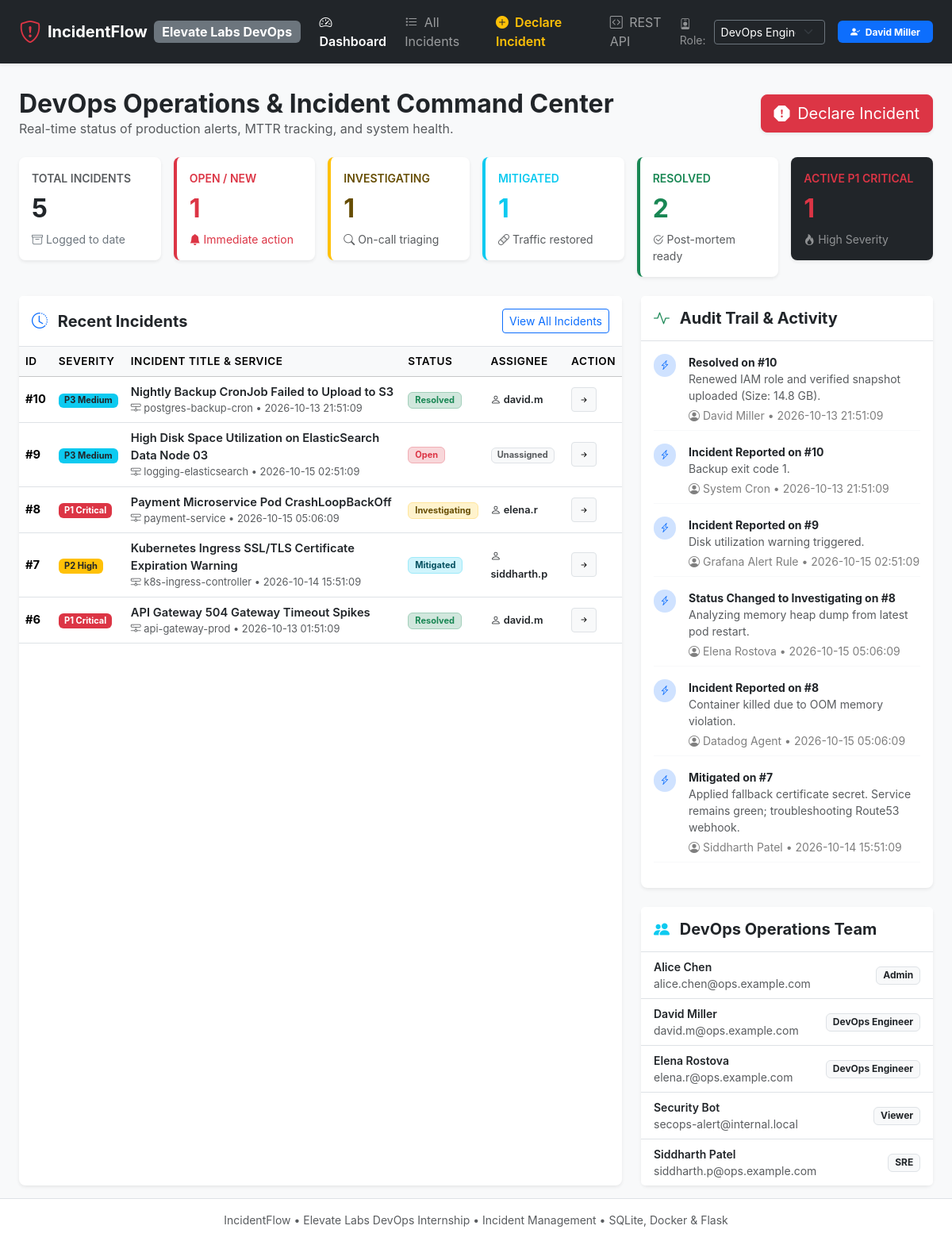
The page / on the database its author committed.
### tables this page shows
CREATE TABLE incidents (
        id INTEGER PRIMARY KEY AUTOINCREMENT,
        title TEXT NOT NULL,
        description TEXT NOT NULL,
        service TEXT NOT NULL,
        severity TEXT NOT NULL CHECK(severity IN ('P1 - Critical', 'P2 - High', 'P3 - Medium', 'P4 - Low')),
        status TEXT NOT NULL CHECK(status IN ('Open', 'Investigating', 'Mitigated', 'Resolved')),
        reporter_name TEXT NOT NULL,
        reporter_email TEXT NOT NULL,
        assigned_to TEXT,
        resolution_notes TEXT,
        created_at TEXT NOT NULL,
        updated_at TEXT NOT NULL,
        resolved_at TEXT
    );

CREATE TABLE incident_logs (
        id INTEGER PRIMARY KEY AUTOINCREMENT,
        incident_id INTEGER NOT NULL,
        action TEXT NOT NULL,
        actor TEXT NOT NULL,
        notes TEXT,
        timestamp TEXT NOT NULL,
        FOREIGN KEY(incident_id) REFERENCES incidents(id) ON DELETE CASCADE
    );

CREATE TABLE users (
        id INTEGER PRIMARY KEY AUTOINCREMENT,
        name TEXT NOT NULL,
        email TEXT NOT NULL UNIQUE,
        role TEXT NOT NULL CHECK(role IN ('Admin', 'DevOps Engineer', 'SRE', 'Viewer')),
        created_at TEXT NOT NULL
    );

### app.py (the view)
@app.route("/")
def dashboard_view():
    conn = models.get_db_connection()
    total_incidents = conn.execute("SELECT COUNT(*) FROM incidents").fetchone()[0]
    open_incidents = conn.execute("SELECT COUNT(*) FROM incidents WHERE status = 'Open'").fetchone()[0]
    investigating = conn.execute("SELECT COUNT(*) FROM incidents WHERE status = 'Investigating'").fetchone()[0]
    mitigated = conn.execute("SELECT COUNT(*) FROM incidents WHERE status = 'Mitigated'").fetchone()[0]
    resolved = conn.execute("SELECT COUNT(*) FROM incidents WHERE status = 'Resolved'").fetchone()[0]
    critical_p1 = conn.execute("SELECT COUNT(*) FROM incidents WHERE severity = 'P1 - Critical' AND status != 'Resolved'").fetchone()[0]
    recent_incidents = conn.execute("SELECT * FROM incidents ORDER BY id DESC LIMIT 5").fetchall()
    recent_logs = conn.execute("""
        SELECT l.*, i.title as incident_title
        FROM incident_logs l
        JOIN incidents i ON l.incident_id = i.id
        ORDER BY l.id DESC LIMIT 6
    """).fetchall()
    users = conn.execute("SELECT * FROM users ORDER BY name ASC").fetchall()
    conn.close()
    metrics = {
        "total": total_incidents,
        "open": open_incidents,
        "investigating": investigating,
        "mitigated": mitigated,
        "resolved": resolved,
        "critical_active": critical_p1
    }
    return render_template("index.html", metrics=metrics, recent_incidents=recent_incidents, recent_logs=recent_logs, users=users)

### templates/index.html (shortened to what this page needs)
{% extends "base.html" %}
{% block content %}
<div class="row align-items-center mb-4">
    <div class="col-md-8">
        <h2 class="fw-bold text-dark mb-0">DevOps Operations & Incident Command Center</h2>
        <p class="text-muted mb-0">Real-time status of production alerts, MTTR tracking, and system health.</p>
    </div>
    <div class="col-md-4 text-md-end mt-3 mt-md-0">
        <a href="{{ url_for('new_incident_view') }}" class="btn btn-danger btn-lg shadow-sm">
            <i class="bi bi-exclamation-octagon-fill me-1"></i> Declare Incident
        </a>
    </div>
</div>
<div class="row g-3 mb-4">
    <div class="col-sm-6 col-xl-2">
        <div class="card border-0 shadow-sm rounded-3 bg-white">
            <div class="card-body p-3">
                <div class="text-muted small text-uppercase fw-semibold">Total Incidents</div>
                <div class="fs-2 fw-bold text-dark mt-1">{{ metrics.total }}</div>
                <div class="text-secondary small mt-1"><i class="bi bi-archive"></i> Logged to date</div>
            </div>
        </div>
    </div>
    <div class="col-sm-6 col-xl-2">
        <div class="card border-0 shadow-sm rounded-3 border-start border-danger border-4 bg-white">
            <div class="card-body p-3">
                <div class="text-danger small text-uppercase fw-semibold">Open / New</div>
                <div class="fs-2 fw-bold text-danger mt-1">{{ metrics.open }}</div>
                <div class="text-danger small mt-1"><i class="bi bi-bell-fill"></i> Immediate action</div>
            </div>
        </div>
    </div>
    <div class="col-sm-6 col-xl-2">
        <div class="card border-0 shadow-sm rounded-3 border-start border-warning border-4 bg-white">
            <div class="card-body p-3">
                <div class="text-warning-emphasis small text-uppercase fw-semibold">Investigating</div>
                <div class="fs-2 fw-bold text-warning-emphasis mt-1">{{ metrics.investigating }}</div>
                <div class="text-muted small mt-1"><i class="bi bi-search"></i> On-call triaging</div>
            </div>
        </div>
    </div>
    <div class="col-sm-6 col-xl-2">
        <div class="card border-0 shadow-sm rounded-3 border-start border-info border-4 bg-white">
            <div class="card-body p-3">
                <div class="text-info small text-uppercase fw-semibold">Mitigated</div>
                <div class="fs-2 fw-bold text-info mt-1">{{ metrics.mitigated }}</div>
                <div class="text-muted small mt-1"><i class="bi bi-bandaid"></i> Traffic restored</div>
            </div>
        </div>
    </div>
    <div class="col-sm-6 col-xl-2">
        <div class="card border-0 shadow-sm rounded-3 border-start border-success border-4 bg-white">
            <div class="card-body p-3">
                <div class="text-success small text-uppercase fw-semibold">Resolved</div>
                <div class="fs-2 fw-bold text-success mt-1">{{ metrics.resolved }}</div>
                <div class="text-muted small mt-1"><i class="bi bi-check2-circle"></i> Post-mortem ready</div>
            </div>
        </div>
    </div>
    <div class="col-sm-6 col-xl-2">
        <div class="card border-0 shadow-sm rounded-3 bg-dark text-white">
            <div class="card-body p-3">
                <div class="text-danger small text-uppercase fw-semibold">Active P1 Critical</div>
                <div class="fs-2 fw-bold text-danger mt-1">{{ metrics.critical_active }}</div>
                <div class="text-white-50 small mt-1"><i class="bi bi-fire"></i> High Severity</div>
            </div>
        </div>
    </div>
</div>
<div class="row g-4">
    <div class="col-lg-8">
        <div class="card border-0 shadow-sm rounded-3 h-100">
            <div class="card-header bg-white py-3 border-bottom d-flex justify-content-between align-items-center">
                <h5 class="mb-0 fw-bold"><i class="bi bi-clock-history me-2 text-primary"></i> Recent Incidents</h5>
                <a href="{{ url_for('incidents_view') }}" class="btn btn-sm btn-outline-primary">View All Incidents</a>
            </div>
            <div class="table-responsive">
                <table class="table table-hover align-middle mb-0">
                    <thead class="table-light">
                        <tr>
                            <th>ID</th>
                            <th>Severity</th>
                            <th>Incident Title & Service</th>
                            <th>Status</th>
                            <th>Assignee</th>
                            <th>Action</th>
                        </tr>
                    </thead>
                    <tbody>
                        {% for inc in recent_incidents %}
                        <tr>
                            <td class="fw-bold">#{{ inc.id }}</td>
                            <td>
                                {% if 'P1' in inc.severity %}
                                    <span class="badge bg-danger">P1 Critical</span>
                                {% elif 'P2' in inc.severity %}
                                    <span class="badge bg-warning text-dark">P2 High</span>
                                {% elif 'P3' in inc.severity %}
                                    <span class="badge bg-info text-dark">P3 Medium</span>
                                {% else %}
                                    <span class="badge bg-secondary">P4 Low</span>
                                {% endif %}
                            </td>
                            <td>
                                <a href="{{ url_for('incident_detail_view', incident_id=inc.id) }}" class="fw-semibold text-decoration-none text-dark">
                                    {{ inc.title }}
                                </a>
                                <div class="text-muted small"><i class="bi bi-hdd-network"></i> {{ inc.service }} &bull; {{ inc.created_at }}</div>
                            </td>
                            <td>
                                {% if inc.status == 'Open' %}
                                    <span class="badge bg-danger-subtle text-danger border border-danger-subtle px-2 py-1">Open</span>
                                {% elif inc.status == 'Investigating' %}
                                    <span class="badge bg-warning-subtle text-warning-emphasis border border-warning-subtle px-2 py-1">Investigating</span>
                                {% elif inc.status == 'Mitigated' %}
                                    <span class="badge bg-info-subtle text-info-emphasis border border-info-subtle px-2 py-1">Mitigated</span>
                                {% else %}
                                    <span class="badge bg-success-subtle text-success border border-success-subtle px-2 py-1">Resolved</span>
                                {% endif %}
                            </td>
                            <td>
                                {% if inc.assigned_to %}
                                    <span class="small fw-semibold text-dark"><i class="bi bi-person"></i> {{ inc.assigned_to.split('@')[0] }}</span>
                                {% else %}
                                    <span class="badge bg-light text-muted border">Unassigned</span>
                                {% endif %}
                            </td>
                            <td>
                                <a href="{{ url_for('incident_detail_view', incident_id=inc.id) }}" class="btn btn-sm btn-light border">
                                    <i class="bi bi-arrow-right-short"></i>
                                </a>
                            </td>
                        </tr>
                        {% endfor %}
                    </tbody>
                </table>
            </div>
        </div>
    </div>
    <div class="col-lg-4">
        <div class="card border-0 shadow-sm rounded-3 mb-4">
            <div class="card-header bg-white py-3 border-bottom">
                <h5 class="mb-0 fw-bold"><i class="bi bi-activity text-success me-2"></i> Audit Trail & Activity</h5>
            </div>
            <div class="card-body p-3">
                <div class="activity-feed">
                    {% for log in recent_logs %}
                    <div class="d-flex mb-3 pb-2 border-bottom border-light">
                        <div class="me-3">
                            <span class="badge rounded-pill bg-primary-subtle text-primary p-2">
                                <i class="bi bi-lightning-charge"></i>
                            </span>
                        </div>
                        <div>
                            <div class="small fw-bold text-dark">{{ log.action }} on #{{ log.incident_id }}</div>
                            <div class="small text-muted">{{ log.notes }}</div>
                            <div class="text-black-50 small mt-1"><i class="bi bi-person-circle"></i> {{ log.actor }} &bull; {{ log.timestamp }}</div>
                        </div>
                    </div>
                    {% endfor %}
                </div>
            </div>
        </div>
        <div class="card border-0 shadow-sm rounded-3">
            <div class="card-header bg-white py-3 border-bottom">
                <h5 class="mb-0 fw-bold"><i class="bi bi-people-fill text-info me-2"></i> DevOps Operations Team</h5>
            </div>
            <ul class="list-group list-group-flush">
                {% for u in users %}
                <li class="list-group-item d-flex justify-content-between align-items-center py-2">
                    <div>
                        <div class="fw-semibold text-dark small">{{ u.name }}</div>
                        <div class="text-muted small">{{ u.email }}</div>
                    </div>
                    <span class="badge bg-light text-dark border">{{ u.role }}</span>
                </li>
                {% endfor %}
            </ul>
        </div>
    </div>
</div>
{% endblock %}

### templates/base.html (shortened to what this page needs)
<!DOCTYPE html>
<html lang="en">
<head>
    <link href="https://cdn.jsdelivr.net/npm/bootstrap@5.3.3/dist/css/bootstrap.min.css" rel="stylesheet">
    <link rel="stylesheet" href="https://cdn.jsdelivr.net/npm/bootstrap-icons@1.11.3/font/bootstrap-icons.min.css">
    <link rel="stylesheet" href="{{ url_for('static', filename='css/custom.css') }}">
</head>
<body class="bg-light">
    <nav class="navbar navbar-expand-lg navbar-dark bg-dark shadow-sm">
        <div class="container-fluid px-4">
            <a class="navbar-brand fw-bold d-flex align-items-center" href="{{ url_for('dashboard_view') }}">
                <i class="bi bi-shield-exclamation text-danger fs-3 me-2"></i>
                <span>IncidentFlow</span>
                <span class="badge bg-secondary ms-2 fs-6">Elevate Labs DevOps</span>
            </a>
            <div class="collapse navbar-collapse" id="navbarMain">
                <ul class="navbar-nav me-auto mb-2 mb-lg-0">
                    <li class="nav-item">
                        <a class="nav-link {% if request.endpoint == 'dashboard_view' %}active fw-semibold{% endif %}" href="{{ url_for('dashboard_view') }}">
                            <i class="bi bi-speedometer2 me-1"></i> Dashboard
                        </a>
                    </li>
                    <li class="nav-item">
                        <a class="nav-link {% if request.endpoint == 'incidents_view' %}active fw-semibold{% endif %}" href="{{ url_for('incidents_view') }}">
                            <i class="bi bi-list-task me-1"></i> All Incidents
                        </a>
                    </li>
                    <li class="nav-item">
                        <a class="nav-link text-warning fw-semibold" href="{{ url_for('new_incident_view') }}">
                            <i class="bi bi-plus-circle-fill me-1"></i> Declare Incident
                        </a>
                    </li>
                    <li class="nav-item">
                        <a class="nav-link" href="/api/v1/incidents" target="_blank">
                            <i class="bi bi-code-square me-1"></i> REST API
                        </a>
                    </li>
                </ul>
                <div class="d-flex align-items-center">
                    <form action="{{ url_for('switch_role') }}" method="POST" class="d-flex align-items-center me-3">
                        <span class="text-white-50 small me-2"><i class="bi bi-person-badge"></i> Role:</span>
                        <select name="role" class="form-select form-select-sm bg-dark text-white border-secondary" onchange="this.form.submit()">
                            <option value="DevOps Engineer" {% if current_role == 'DevOps Engineer' %}selected{% endif %}>DevOps Engineer</option>
                        </select>
                    </form>
                    <span class="badge bg-primary px-3 py-2 text-white">
                        <i class="bi bi-person-check-fill me-1"></i> {{ current_user_name }}
                    </span>
                </div>
            </div>
        </div>
    </nav>
    <main class="container-fluid px-4 py-3">
        {% block content %}{% endblock %}
    </main>
    <footer class="footer mt-auto py-3 bg-white border-top text-center text-muted small">
        <div class="container">
            <span>IncidentFlow &bull; Elevate Labs DevOps Internship &bull; Incident Management &bull; SQLite, Docker & Flask</span>
        </div>
    </footer>
</body>
</html>

### rows shown on the page
incidents: id "10", severity "P3 Medium", title "Nightly Backup CronJob Failed to Upload to S3", service "postgres-backup-cron", created_at "2026-10-13 21:51:09", status "Resolved", assigned_to "david.m"
incidents: id "9", severity "P3 Medium", title "High Disk Space Utilization on ElasticSearch Data Node 03", service "logging-elasticsearch", created_at "2026-10-15 02:51:09", status "Open", shows "Unassigned"
incidents: id "8", severity "P1 Critical", title "Payment Microservice Pod CrashLoopBackOff", service "payment-service", created_at "2026-10-15 05:06:09", status "Investigating", assigned_to "elena.r"
incidents: id "7", severity "P2 High", title "Kubernetes Ingress SSL/TLS Certificate Expiration Warning", service "k8s-ingress-controller", created_at "2026-10-14 15:51:09", status "Mitigated", assigned_to "siddharth.p"
incidents: id "6", severity "P1 Critical", title "API Gateway 504 Gateway Timeout Spikes", service "api-gateway-prod", created_at "2026-10-13 01:51:09", status "Resolved", assigned_to "david.m"
incident_logs: action "Resolved", incident_id "10", notes "Renewed IAM role and verified snapshot uploaded (Size: 14.8 GB).", actor "David Miller", timestamp "2026-10-13 21:51:09"
incident_logs: action "Incident Reported", incident_id "10", notes "Backup exit code 1.", actor "System Cron", timestamp "2026-10-13 21:51:09"
incident_logs: action "Incident Reported", incident_id "9", notes "Disk utilization warning triggered.", actor "Grafana Alert Rule", timestamp "2026-10-15 02:51:09"
incident_logs: action "Status Changed to Investigating", incident_id "8", notes "Analyzing memory heap dump from latest pod restart.", actor "Elena Rostova", timestamp "2026-10-15 05:06:09"
incident_logs: action "Incident Reported", incident_id "8", notes "Container killed due to OOM memory violation.", actor "Datadog Agent", timestamp "2026-10-15 05:06:09"
incident_logs: action "Mitigated", incident_id "7", notes "Applied fallback certificate secret. Service remains green; troubleshooting Route53 webhook.", actor "Siddharth Patel", timestamp "2026-10-14 15:51:09"
users: name "Alice Chen", email "alice.chen@ops.example.com", role "Admin"
users: name "David Miller", email "david.m@ops.example.com", role "DevOps Engineer"
users: name "Elena Rostova", email "elena.r@ops.example.com", role "DevOps Engineer"
users: name "Security Bot", email "secops-alert@internal.local", role "Viewer"
users: name "Siddharth Patel", email "siddharth.p@ops.example.com", role "SRE"

### other values the page prints
{{ current_user_name }} "David Miller"
{{ metrics.total }} "5"
{{ metrics.open }} "1"
{{ metrics.investigating }} "1"
{{ metrics.mitigated }} "1"
{{ metrics.resolved }} "2"
{{ metrics.critical_active }} "1"
